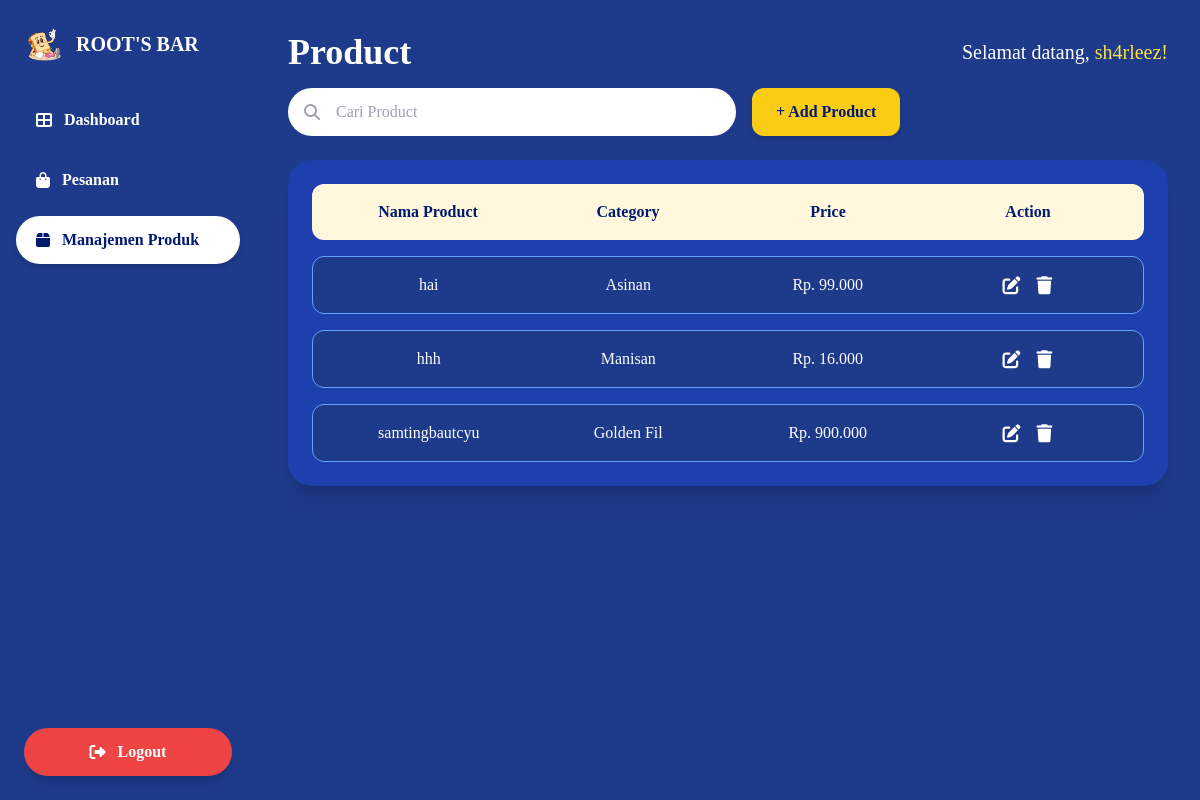
Before: /produk.php?msg=added with the older database file.
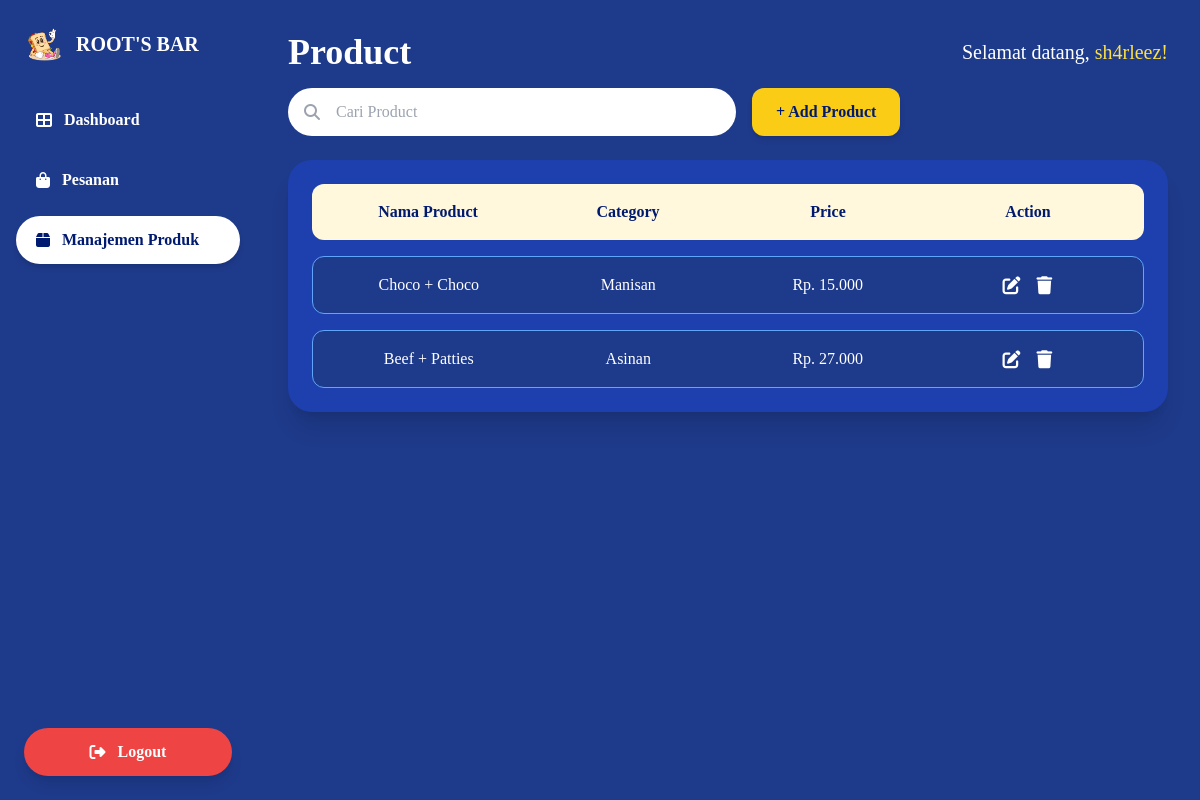
After: the same page with the newer database file.
### tables this page shows
CREATE TABLE `products` (
  `id` int(11) NOT NULL,
  `name` varchar(255) NOT NULL,
  `category` varchar(50) NOT NULL,
  `price` int(11) NOT NULL,
  `img` varchar(255) NOT NULL,
  `description` text NOT NULL,
  `ingredients` varchar(255) NOT NULL
);

### produk.php (the view, shortened to what this page needs)
<?php
include 'config/db.php';
$sql = "SELECT * FROM products ORDER BY id DESC";
$result = mysqli_query($conn, $sql);
?>
<!DOCTYPE html>
<html lang="en">
<head>
  <script src="https://cdn.tailwindcss.com"></script>
  <link rel="stylesheet" href="https://cdnjs.cloudflare.com/ajax/libs/font-awesome/6.4.0/css/all.min.css" />
</head>
<body class="bg-[#1e3a8a] text-white overflow-hidden">
  <div class="flex h-screen">
    <aside class="w-64 bg-[#1e3a8a] flex flex-col justify-between py-6">
      <div>
        <div class="flex items-center gap-3 px-6 mb-8">
          <div class=" rounded-lg flex items-center justify-center">
            <img src="logo.png" alt="Logo" class="w-10" />
          </div>
          <h1 class="text-white font-extrabold text-xl">ROOT'S BAR</h1>
        </div>
        <nav class="space-y-3 px-4">
          <a href="dashboardadmin.php"
            class="flex items-center gap-3 py-3 px-5 text-white hover:bg-white hover:text-[#001A70] rounded-full font-semibold transition">
            <i class="fas fa-th-large"></i> Dashboard
          </a>
          <a href="pesanan.php"
            class="flex items-center gap-3 py-3 px-5 text-white hover:bg-white hover:text-[#001A70] rounded-full font-semibold transition">
            <i class="fas fa-shopping-bag"></i> Pesanan
          </a>
          <a href="produk.php"
            class="flex items-center gap-3 py-3 px-5 bg-white text-[#001A70] rounded-full font-semibold shadow-md">
            <i class="fas fa-box"></i> Manajemen Produk
          </a>
        </nav>
      </div>
      <button onclick="openLogoutPopup()"
        class="flex items-center gap-3 justify-center py-3 px-6 mx-6 bg-red-500 hover:bg-red-600 text-white rounded-full font-semibold shadow-lg transition">
        <i class="fas fa-sign-out-alt"></i>
        <span>Logout</span>
      </button>
    </aside>
    <main class="flex-1 overflow-y-auto">
      <div class="flex justify-between items-center px-8 pt-8 pb-4">
        <h1 class="text-4xl font-extrabold">Product</h1>
        <p class="text-xl">
          Selamat datang, <span class="text-yellow-300">sh4rleez!</span>
        </p>
      </div>
      <div class="flex gap-4 items-center px-8 pb-6">
        <div class="relative flex-1 max-w-md">
          <i class="fas fa-search absolute left-4 top-1/2 -translate-y-1/2 text-gray-400"></i>
          <input type="text" placeholder="Cari Product"
            class="w-full rounded-full pl-12 pr-4 py-3 text-gray-700 placeholder-gray-400 focus:outline-none" />
        </div>
        <button onclick="openAddPopup()"
          class="bg-yellow-400 text-[#001A70] px-6 py-3 rounded-xl font-bold shadow-md hover:bg-yellow-300 transition">
          + Add Product
        </button>
      </div>
      <section class="px-8 pb-10">
        <div class="bg-[#1e40af] rounded-3xl p-6 shadow-xl">
          <div class="grid grid-cols-4 font-bold bg-[#FFF8DC] text-[#001A70] p-4 rounded-xl mb-4 text-center">
            <span>Nama Product</span>
            <span>Category</span>
            <span>Price</span>
            <span>Action</span>
          </div>
          <div class="space-y-4">
            <?php while ($row = mysqli_fetch_assoc($result)): ?>
              <div
                class="grid grid-cols-4 bg-[#1e3a8a] border border-blue-400 p-4 rounded-xl items-center text-center text-white">
                <span><?= htmlspecialchars($row['name']) ?></span>
                <span><?= htmlspecialchars($row['category']) ?></span>
                <span>Rp. <?= number_format($row['price'], 0, ',', '.') ?></span>
                <div class="flex justify-center gap-4 text-lg">
                  <i onclick="openEditPopup(<?= $row['id'] ?>)"
                    class="fas fa-edit cursor-pointer hover:text-yellow-400 transition"></i>
                  <i class="fas fa-trash cursor-pointer hover:text-red-500 transition"
                    onclick="openDeletePopup(<?= $row['id'] ?>)"></i>
                </div>
              </div>
            <?php endwhile; ?>
          </div>
        </div>
      </section>
    </main>
  </div>
</body>
</html>

Changed rows visible on the page:
removed products: name "hai", category "Asinan", price "99.000"
removed products: name "hhh", category "Manisan", price "16.000"
removed products: name "samtingbautcyu", category "Golden Fil", price "900.000"
added products: name "Choco + Choco", category "Manisan", price "15.000"
added products: name "Beef + Patties", category "Asinan", price "27.000"
